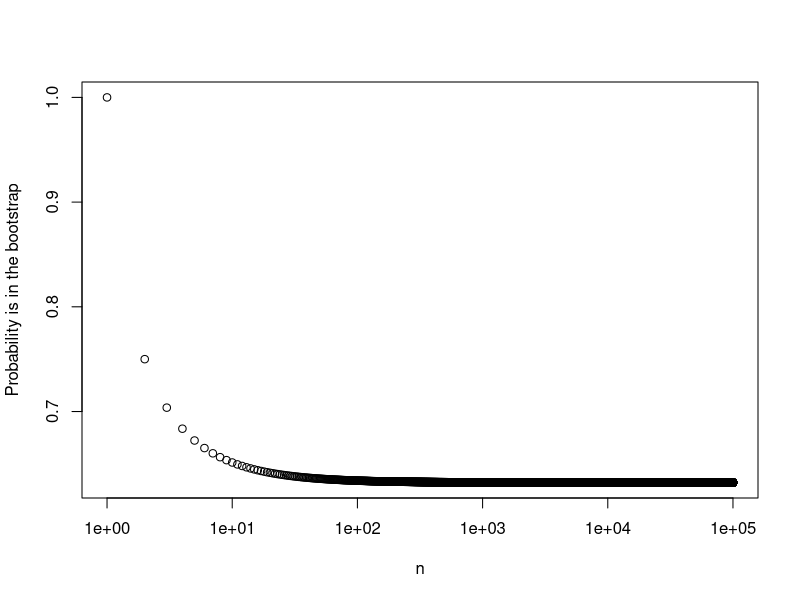

Generate this figure with R:
## ---- chunk 1
knitr::opts_chunk$set(echo = TRUE)
## ---- chunk 2
x=seq(1,100000)
y=sapply(x,function(n){1-((1-(1/n))^n)})
plot(x,y,xlab="n",ylab="Probability is in the bootstrap",log="x")
## ---- chunk 3
store=rep(NA, 10000)
for(i in 1:10000){
  store[i]=sum(sample(1:100, rep=TRUE)==4)>0 
}
mean(store)
